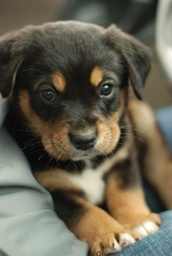
#> input picture puppy.jpg, 172 x 256 px, shrunk from 483 x 720 before the run
$ python KMeansBlue.py puppy.jpg 3
#> lines starting #> are read from the running program, lines starting #| are printed output that depends on the picture
import urllib.request
import io
import random
import sys
import time
from PIL import Image
#URL = 'https://i.pinimg.com/originals/95/2a/04/952a04ea85a8d1b0134516c52198745e.jpg'
URL = sys.argv[1]
k = int(sys.argv[2])
# start = time.perf_counter()
f = io.BytesIO(urllib.request.urlopen(URL).read())
img = Image.open(f)
#> img is the input picture: PIL image 172x256 RGB; mean R, G, B 103.3, 98, 81.4
width, height = img.size
#> width = 172; height = 256
pix = img.load()
dataSet = dict()
for x in range(0, width):
    for y in range(0, height): dataSet[(x, y)] = pix[x, y]
#> after the loop, dataSet = 44032 items
def kMeans(k):
#> called with k = 3
    means = []
    points = []
    colors = []
    for z in range(0, k):
        m = random.sample(list(dataSet), 1)[0]
        while dataSet[m] in colors or m[0] in points: m = random.sample(list(dataSet), 1)[0]
        means.append([m[0], dataSet[m], []])
        points.append(m[0])
        colors.append(dataSet[m])
#> this loop made 3 passes
#> after the loop, colors = [(32, 33, 27), (123, 112, 82), (72, 62, 50)]; means = [[98, (32, 33, 27), []], [107, (123, 112, 82), []], [10, (72, 62, 50), []]]; points = [98, 107, 10]
    mBool = False
    while mBool == False:
        meanValues = []
        count = 0
        for x in means:
            vals = []
            count2 = 0
            x1, x2, x3 = x[1]
            for y in means:
                y1, y2, y3 = y[1]
                if count2 != count: vals.append((((x1-y1)**2)+((x2-y2)**2)+((x3-y3)**2))/3)
                count2 += 1
            count += 1
            meanValues.append([x, 0.25 * min(vals)])
        for x in dataSet:
            r, g, b = dataSet[x]
            value = 0
            count = 0
            minValue = 0
            b2 = False
            for y in meanValues:
                m1, m2, m3 = y[0][1]
                sqError = (((m1-r)**2)+((m2-g)**2)+((m3-b)**2))/3
                if sqError < y[1]:
                    y2 = y[0][2]
                    y2.append([x, dataSet[x]])
                    means[count] = [y[0][0], y[0][1], y2]
                    b2 = True
                    break
                count += 1
            if not b2:
                count = 0
                for y in means:
                    m1, m2, m3 = y[1]
                    sqError = ((m1-r)**2)+((m2-g)**2)+((m3-b)**2)
                    if count == 0: minValue = sqError
                    if sqError < minValue:
                        minValue = sqError
                        value = count
                    count += 1
                count = 0
                for y in means:
                    if count == value:
                        y2 = y[2]
                        y2.append([x, dataSet[x]])
                        means[count] = [y[0], y[1], y2]
                        break
                    count += 1
        newMeans = []
        for x in means:
            colorList = x[2]
            s1 = 0
            s2 = 0
            s3 = 0
            for y in colorList:
                y1, y2, y3 = y[1]
                s1 += y1
                s2 += y2
                s3 += y3
            if len(colorList) > 0:
                s1 /= len(colorList)
                s2 /= len(colorList)
                s3 /= len(colorList)
                newMeans.append([x[0], (s1, s2, s3), x[2]])
            else: newMeans.append([x[0], x[1], x[2]])
        mBool = True
        count = 0
        for x in means:
            m1, m2, m3 = x[1]
            n1, n2, n3 = newMeans[count][1]
            if (m1) != (n1) or (m2) != (n2) or (m3) != (n3):
                mBool = False
                break
            count += 1
        if mBool == False:
            means.clear()
            for x in newMeans: means.append([x[0], x[1], []])
        else: means = newMeans
    return means
numMeans = kMeans(k)
#> numMeans = 3 items
numDict = dict()
for x in numMeans:
    r, g, b = x[1]
    p = (int(r), int(g), int(b))
    for y in x[2]: numDict[y[0]] = p
#> this loop made 3 passes
#> (r, g, b, p) on passes 1 to 3: (41.52, 38.7, 30.15, (41, 38, 30)), (176.7, 173.4, 151.2, (176, 173, 151)), (106.7, 97.92, 78.04, (106, 97, 78))
#> after the loop, numDict = 44032 items
for x in range(width):
    for y in range(height): pix[x, y] = numDict[(x, y)]
# end = time.perf_counter()
# s2 = "%s" % (end - start)
# print(s2)
img.show()
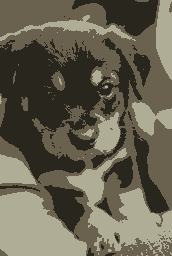
#> shown: PIL image 172x256 RGB; mean R, G, B 102.7, 97.3, 81.3
img.save("kmeansout.png")
